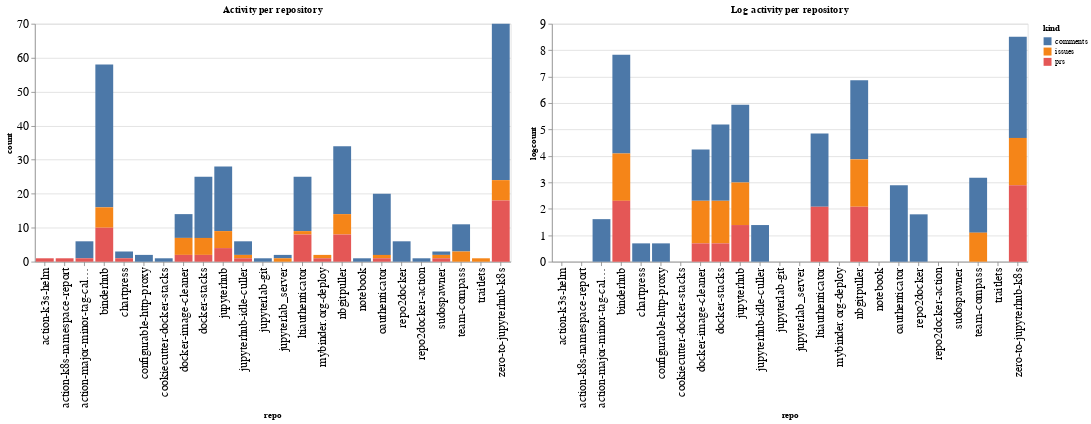

The code cell stored with this chart in its notebook:
### Code cell
ch1 = alt.Chart(repo_summaries, width=600, title="Activity per repository").mark_bar().encode(
    x='repo',
    y='count',
    color='kind',
    tooltip="kind"
)

ch2 = alt.Chart(repo_summaries, width=600, title="Log activity per repository").mark_bar().encode(
    x='repo',
    y='logcount',
    color='kind',
    tooltip="kind"
)

ch1 | ch2

### Figure 1 — Vega-Lite specification as saved in the notebook (floating-point values rounded to 4 significant figures)
{"config": {"axisLeft": {"labelFontSize": 15}, "axisBottom": {"labelFontSize": 15}}, "hconcat": [{"mark": "bar", "encoding": {"color": {"type": "nominal", "field": "kind"}, "tooltip": {"type": "nominal", "field": "kind"}, "x": {"type": "nominal", "field": "repo"}, "y": {"type": "quantitative", "field": "count"}}, "title": "Activity per repository", "width": 600}, {"mark": "bar", "encoding": {"color": {"type": "nominal", "field": "kind"}, "tooltip": {"type": "nominal", "field": "kind"}, "x": {"type": "nominal", "field": "repo"}, "y": {"type": "quantitative", "field": "logcount"}}, "title": "Log activity per repository", "width": 600}], "data": {"name": "data-64ec6c360ee24e23b711d5a41f7e3fc6"}, "$schema": "https://vega.github.io/schema/vega-lite/v4.8.1.json", "datasets": {"data-64ec6c360ee24e23b711d5a41f7e3fc6": [{"repo": "action-k3s-helm", "kind": "prs", "count": 1, "logcount": 0.0}, {"repo": "action-k8s-namespace-report", "kind": "prs", "count": 1, "logcount": 0.0}, {"repo": "action-major-minor-tag-calculator", "kind": "comments", "count": 5, "logcount": 1.609}, {"repo": "action-major-minor-tag-calculator", "kind": "prs", "count": 1, "logcount": 0.0}, {"repo": "binderhub", "kind": "comments", "count": 42, "logcount": 3.738}, {"repo": "binderhub", "kind": "issues", "count": 6, "logcount": 1.792}, {"repo": "binderhub", "kind": "prs", "count": 10, "logcount": 2.303}, {"repo": "chartpress", "kind": "comments", "count": 2, "logcount": 0.6931}, {"repo": "chartpress", "kind": "prs", "count": 1, "logcount": 0.0}, {"repo": "configurable-http-proxy", "kind": "comments", "count": 2, "logcount": 0.6931}, {"repo": "cookiecutter-docker-stacks", "kind": "comments", "count": 1, "logcount": 0.0}, {"repo": "docker-image-cleaner", "kind": "comments", "count": 7, "logcount": 1.946}, {"repo": "docker-image-cleaner", "kind": "issues", "count": 5, "logcount": 1.609}, {"repo": "docker-image-cleaner", "kind": "prs", "count": 2, "logcount": 0.6931}, {"repo": "docker-stacks", "kind": "comments", "count": 18, "logcount": 2.89}, {"repo": "docker-stacks", "kind": "issues", "count": 5, "logcount": 1.609}, {"repo": "docker-stacks", "kind": "prs", "count": 2, "logcount": 0.6931}, {"repo": "jupyterhub", "kind": "comments", "count": 19, "logcount": 2.944}, {"repo": "jupyterhub", "kind": "issues", "count": 5, "logcount": 1.609}, {"repo": "jupyterhub", "kind": "prs", "count": 4, "logcount": 1.386}, {"repo": "jupyterhub-idle-culler", "kind": "comments", "count": 4, "logcount": 1.386}, {"repo": "jupyterhub-idle-culler", "kind": "issues", "count": 1, "logcount": 0.0}, {"repo": "jupyterhub-idle-culler", "kind": "prs", "count": 1, "logcount": 0.0}, {"repo": "jupyterlab-git", "kind": "comments", "count": 1, "logcount": 0.0}, {"repo": "jupyterlab_server", "kind": "comments", "count": 1, "logcount": 0.0}, {"repo": "jupyterlab_server", "kind": "issues", "count": 1, "logcount": 0.0}, {"repo": "ltiauthenticator", "kind": "comments", "count": 16, "logcount": 2.773}, {"repo": "ltiauthenticator", "kind": "issues", "count": 1, "logcount": 0.0}, {"repo": "ltiauthenticator", "kind": "prs", "count": 8, "logcount": 2.079}, {"repo": "mybinder.org-deploy", "kind": "issues", "count": 1, "logcount": 0.0}, {"repo": "mybinder.org-deploy", "kind": "prs", "count": 1, "logcount": 0.0}, {"repo": "nbgitpuller", "kind": "comments", "count": 20, "logcount": 2.996}, {"repo": "nbgitpuller", "kind": "issues", "count": 6, "logcount": 1.792}, {"repo": "nbgitpuller", "kind": "prs", "count": 8, "logcount": 2.079}, {"repo": "notebook", "kind": "comments", "count": 1, "logcount": 0.0}, {"repo": "oauthenticator", "kind": "comments", "count": 18, "logcount": 2.89}, {"repo": "oauthenticator", "kind": "issues", "count": 1, "logcount": 0.0}, {"repo": "oauthenticator", "kind": "prs", "count": 1, "logcount": 0.0}, {"repo": "repo2docker", "kind": "comments", "count": 6, "logcount": 1.792}, {"repo": "repo2docker-action", "kind": "comments", "count": 1, "logcount": 0.0}, {"repo": "sudospawner", "kind": "comments", "count": 1, "logcount": 0.0}, {"repo": "sudospawner", "kind": "issues", "count": 1, "logcount": 0.0}, {"repo": "sudospawner", "kind": "prs", "count": 1, "logcount": 0.0}, {"repo": "team-compass", "kind": "comments", "count": 8, "logcount": 2.079}, {"repo": "team-compass", "kind": "issues", "count": 3, "logcount": 1.099}, {"repo": "traitlets", "kind": "issues", "count": 1, "logcount": 0.0}, {"repo": "zero-to-jupyterhub-k8s", "kind": "comments", "count": 46, "logcount": 3.829}, {"repo": "zero-to-jupyterhub-k8s", "kind": "issues", "count": 6, "logcount": 1.792}, {"repo": "zero-to-jupyterhub-k8s", "kind": "prs", "count": 18, "logcount": 2.89}]}}
